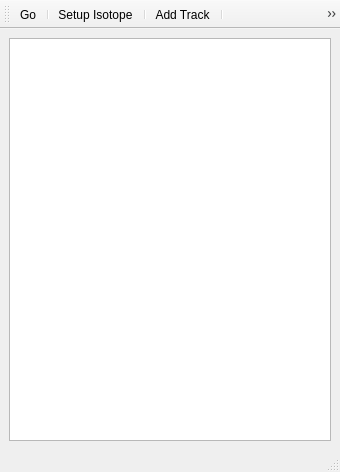
<?xml version="1.0" encoding="UTF-8"?>
<ui version="4.0">
 <class>MainWindowScanControl</class>
 <widget class="QMainWindow" name="MainWindowScanControl">
  <property name="geometry">
   <rect>
    <x>0</x>
    <y>0</y>
    <width>340</width>
    <height>472</height>
   </rect>
  </property>
  <property name="windowTitle">
   <string>Scan - undefined</string>
  </property>
  <property name="toolButtonStyle">
   <enum>Qt::ToolButtonTextBesideIcon</enum>
  </property>
  <widget class="QWidget" name="centralwidget">
   <layout class="QVBoxLayout" name="verticalLayout_2">
    <item>
     <widget class="QListWidget" name="listWidget"/>
    </item>
   </layout>
  </widget>
  <widget class="QStatusBar" name="statusbar"/>
  <widget class="QToolBar" name="toolBar">
   <property name="windowTitle">
    <string>toolBar</string>
   </property>
   <attribute name="toolBarArea">
    <enum>TopToolBarArea</enum>
   </attribute>
   <attribute name="toolBarBreak">
    <bool>false</bool>
   </attribute>
   <addaction name="actionGo"/>
   <addaction name="separator"/>
   <addaction name="actionSetup_Isotope"/>
   <addaction name="separator"/>
   <addaction name="actionAdd_Track"/>
   <addaction name="separator"/>
   <addaction name="actionSave_settings_to_database"/>
  </widget>
  <action name="actionGo">
   <property name="text">
    <string>Go</string>
   </property>
   <property name="toolTip">
    <string>Starts the measurement, Ctrl+G</string>
   </property>
   <property name="shortcut">
    <string>Ctrl+G</string>
   </property>
  </action>
  <action name="actionSetup_Isotope">
   <property name="text">
    <string>Setup Isotope</string>
   </property>
   <property name="shortcut">
    <string>Ctrl+I</string>
   </property>
  </action>
  <action name="actionAdd_Track">
   <property name="text">
    <string>Add Track</string>
   </property>
  </action>
  <action name="actionSave_settings_to_database">
   <property name="text">
    <string>save settings to database</string>
   </property>
   <property name="shortcut">
    <string>Ctrl+S</string>
   </property>
  </action>
 </widget>
 <resources/>
 <connections/>
</ui>
